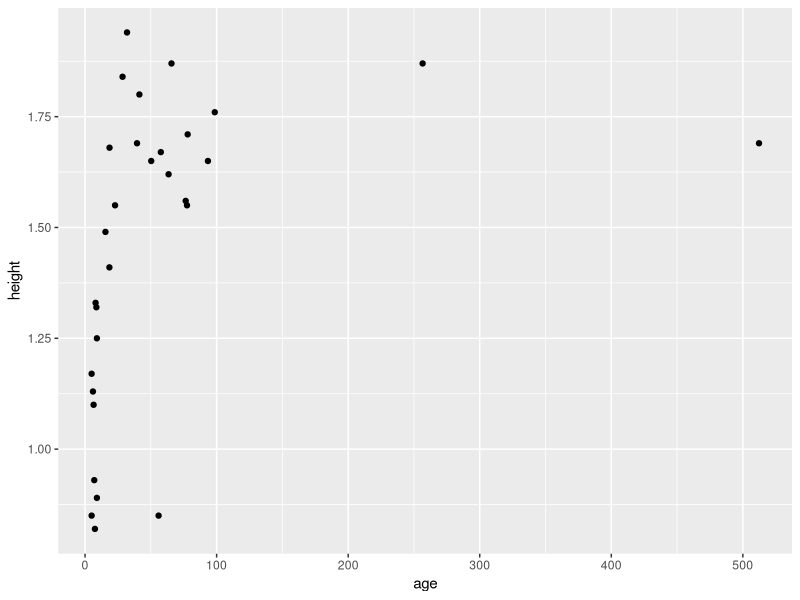
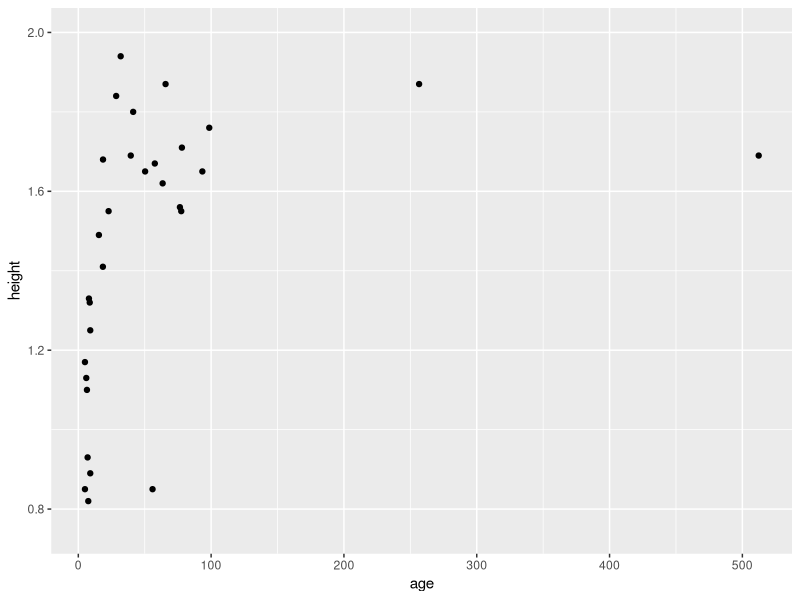
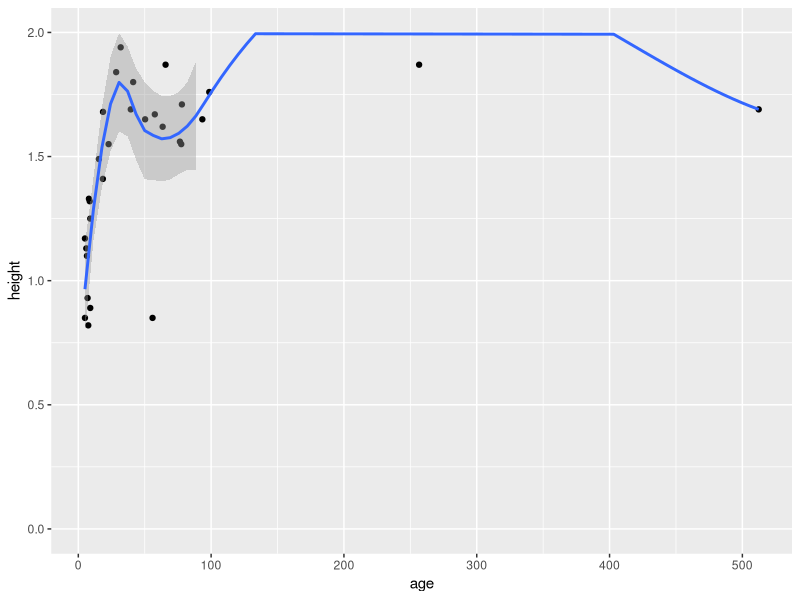
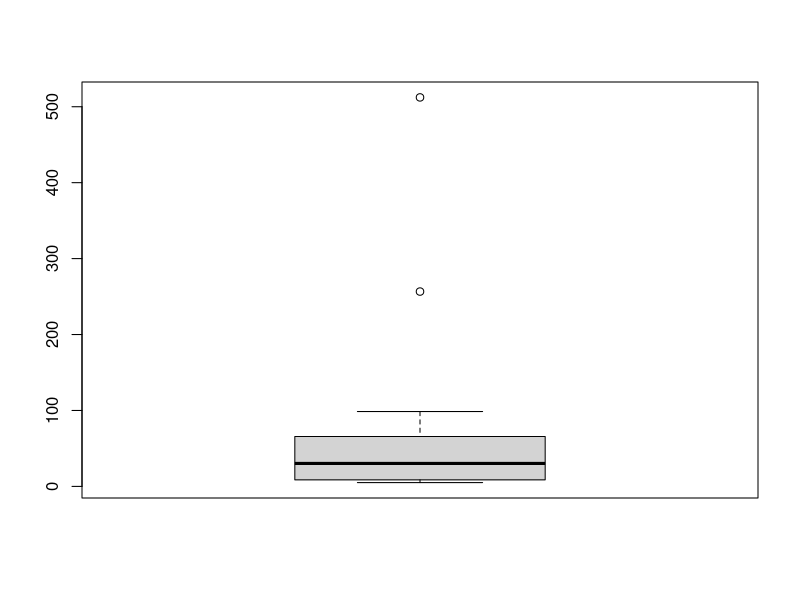
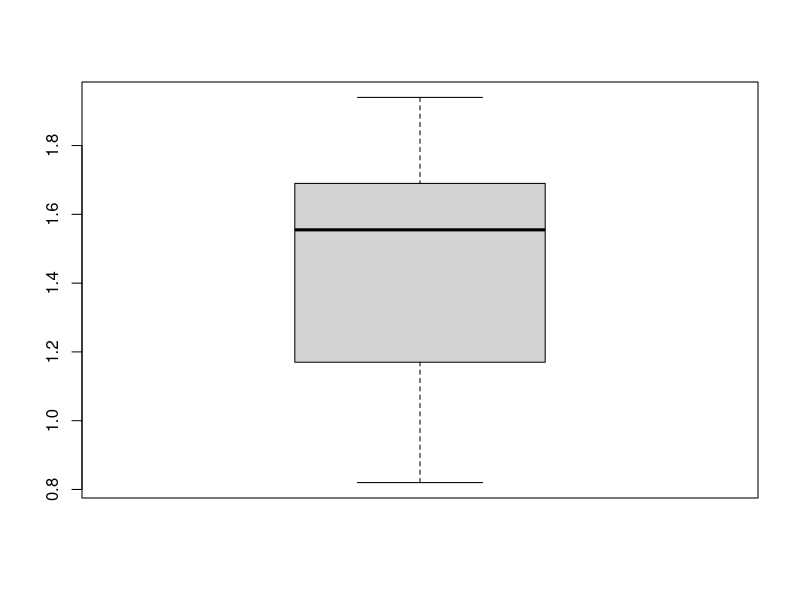
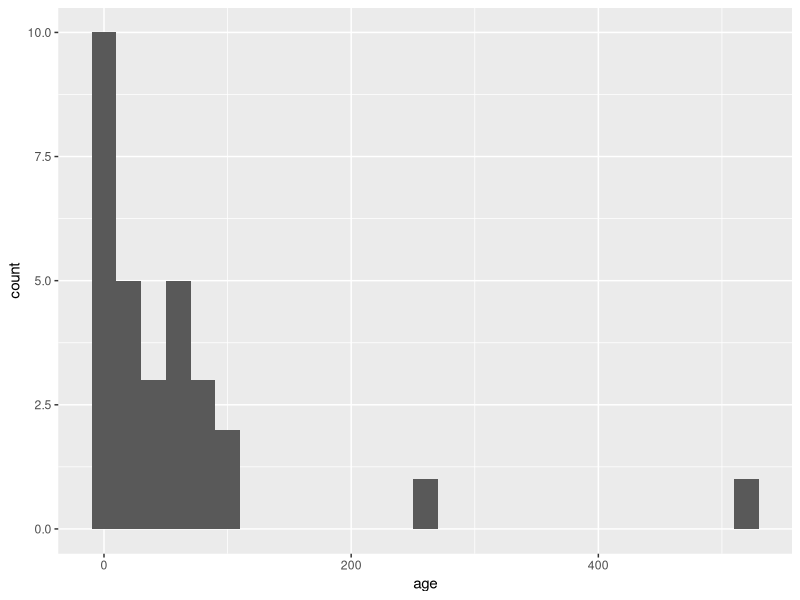
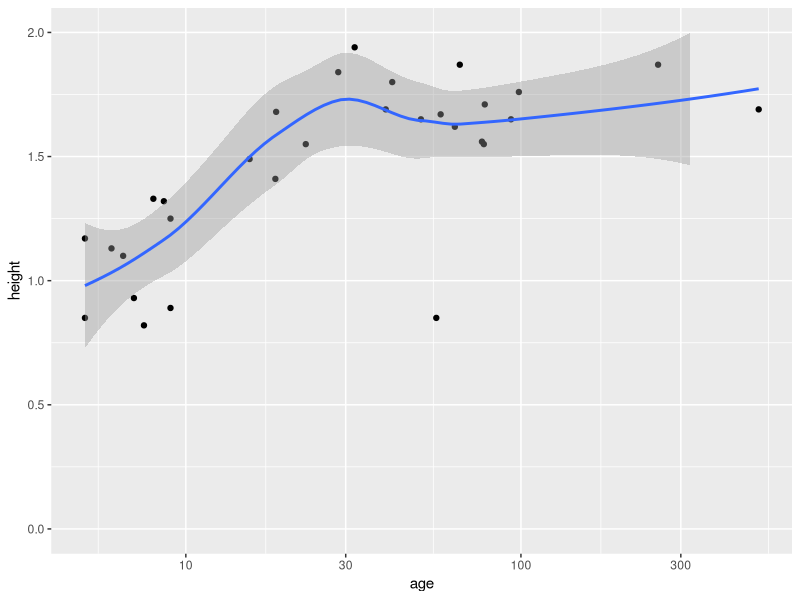
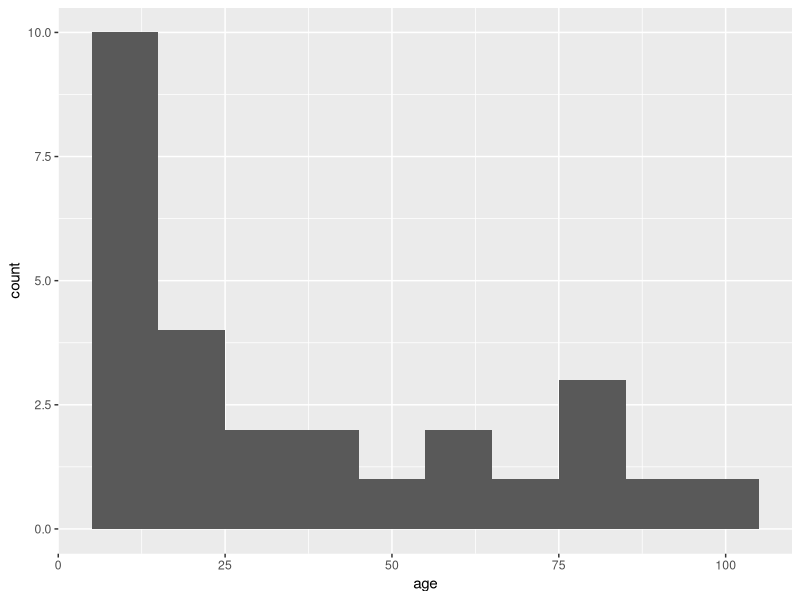

Reproduce these figures in R, in order.
## ---- chunk 1
library("ggplot2")
library("dplyr")
library("scales")

# create some data about age and height of people
people <- data.frame(
  ID = c(1:30),
  age = c(
    5.0, 7.0, 6.5, 9.0, 8.0, 5.0, 8.6, 7.5, 9.0, 6.0,
    63.5, 65.7, 57.6, 98.6, 76.5, 78.0, 93.4, 77.5, 256.6, 512.3,
    15.5, 18.6, 18.5, 22.8, 28.5, 39.5, 55.9, 50.3, 31.9, 41.3
  ),
  height = c(
    0.85, 0.93, 1.1, 1.25, 1.33, 1.17, 1.32, 0.82, 0.89, 1.13,
    1.62, 1.87, 1.67, 1.76, 1.56, 1.71, 1.65, 1.55, 1.87, 1.69,
    1.49, 1.68, 1.41, 1.55, 1.84, 1.69, 0.85, 1.65, 1.94, 1.80
  ),
  weight = c(
    45.5, 54.3, 76.5, 60.4, 43.4, 36.4, 50.3, 27.8, 34.7, 47.6,
    84.3, 90.4, 76.5, 55.6, 54.3, 83.2, 80.7, 55.6, 87.6, 69.5,
    48.0, 55.6, 47.6, 60.5, 54.3, 59.5, 34.5, 55.4, 100.4, 110.3
  )
)

# build a scatterplot for a first inspection
ggplot(people, aes(x = age, y = height)) +
  geom_point()
## ---- chunk 2
ggplot(people, aes(x = age, y = height)) +
  geom_point() +
  scale_y_continuous(limits = c(0.75, 2))
# Go to help page: http://docs.ggplot2.org/current/ -> Search for icon of fit-line
# http://docs.ggplot2.org/current/geom_smooth.html
## ---- chunk 3
# build a scatterplot for a first inspection, with regression line
ggplot(people, aes(x = age, y = height)) +
  geom_point() +
  scale_y_continuous(limits = c(0, 2.0)) +
  geom_smooth()
## ---- chunk 4
# stem and leaf plot
stem(people$height)
stem(people$height, scale = 2)
## ---- chunk 5
# explore the two variables with box-whiskerplots
summary(people$age)
boxplot(people$age)
## ---- chunk 6
summary(people$height)
boxplot(people$height)
## ---- chunk 7
# explore data with a histgram
ggplot(people, aes(x = age)) +
  geom_histogram(binwidth = 20)
## ---- chunk 8
density(x = people$height)

# re-expression: use log or sqrt axes
#
# Find here guideline about scaling axes
# http://www.cookbook-r.com/Graphs/Axes_(ggplot2)/
# http://docs.ggplot2.org/0.9.3.1/scale_continuous.html
## ---- chunk 9
# logarithmic axis: respond to skewness in the data, e.g. log10
ggplot(people, aes(x = age, y = height)) +
  geom_point() +
  scale_y_continuous(limits = c(0, 2.0)) +
  geom_smooth() +
  scale_x_log10()
## ---- chunk 10
# outliers: Remove very small and very old people

peopleClean <- people |>
  filter(ID != 27) |> # Diese Person war zu klein.
  filter(age < 100) # Fehler in der Erhebung des Alters
## ---- chunk 11
ggplot(peopleClean, aes(x = age)) +
  geom_histogram(binwidth = 10)
## ---- chunk 12
ggplot(peopleClean, aes(x = age, y = height)) +
  geom_point() +
  scale_y_continuous(limits = c(0, 2.0)) +
  geom_smooth()
## ---- chunk 13
# with custom binwidth
ggplot(peopleClean, aes(x = age)) +
  geom_histogram(binwidth = 10) +
  theme_bw() # specifying the theme
## ---- chunk 14
# quadratic axis
ggplot(peopleClean, aes(x = age, y = height)) +
  geom_point() +
  scale_y_continuous(limits = c(0, 2.0)) +
  geom_smooth(method = "lm", fill = "lightblue", size = 0.5, alpha = 0.5) +
  scale_x_sqrt()
## ---- chunk 15
# filter "teenies": No trend
filter(peopleClean, age < 15) |>
  ggplot(aes(x = age, y = height)) +
  geom_point() +
  scale_y_continuous(limits = c(0, 2.0)) +
  geom_smooth(method = "lm", fill = "lightblue", size = 0.5, alpha = 0.5)
## ---- chunk 16
# filter "teenies": No trend
peopleClean |>
  filter(age > 55) |>
  ggplot(aes(x = age, y = height)) +
  geom_point() +
  scale_y_continuous(limits = c(0, 2.0)) +
  geom_smooth(method = "lm", fill = "lightblue", size = 0.5, alpha = 0.5)
## ---- chunk 17
# Onwards towards multidimensional data

# Finally, make a scatterplot matrix
pairs(peopleClean[, 2:4], panel = panel.smooth)
## ---- chunk 18
pairs(peopleClean[, 2:4], panel = panel.smooth)
